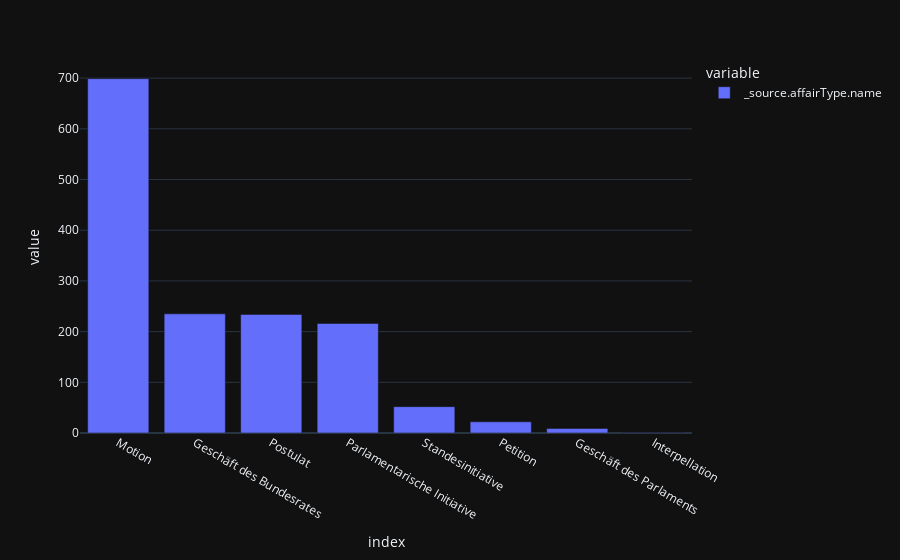

The cell this chart's notebook holds for it:
### Code cell
px.bar(data["_source.affairType.name"].value_counts())

### Figure 1 — Plotly figure (JSON) as saved in the notebook; plotly's stock layout.template omitted (floating-point values rounded to 4 significant figures)
{"data": [{"alignmentgroup": "True", "hovertemplate": "variable=_source.affairType.name<br>index=%{x}<br>value=%{y}<extra></extra>", "legendgroup": "_source.affairType.name", "marker": {"color": "#636efa", "pattern": {"shape": ""}}, "name": "_source.affairType.name", "offsetgroup": "_source.affairType.name", "orientation": "v", "showlegend": true, "textposition": "auto", "type": "bar", "x": ["Motion", "Geschäft des Bundesrates", "Postulat", "Parlamentarische Initiative", "Standesinitiative", "Petition", "Geschäft des Parlaments", "Interpellation"], "xaxis": "x", "y": [699, 235, 234, 216, 52, 22, 9, 1], "yaxis": "y"}], "layout": {"barmode": "relative", "legend": {"title": {"text": "variable"}, "tracegroupgap": 0}, "margin": {"t": 60}, "xaxis": {"anchor": "y", "domain": [0, 1], "title": {"text": "index"}}, "yaxis": {"anchor": "x", "domain": [0, 1], "title": {"text": "value"}}}}
